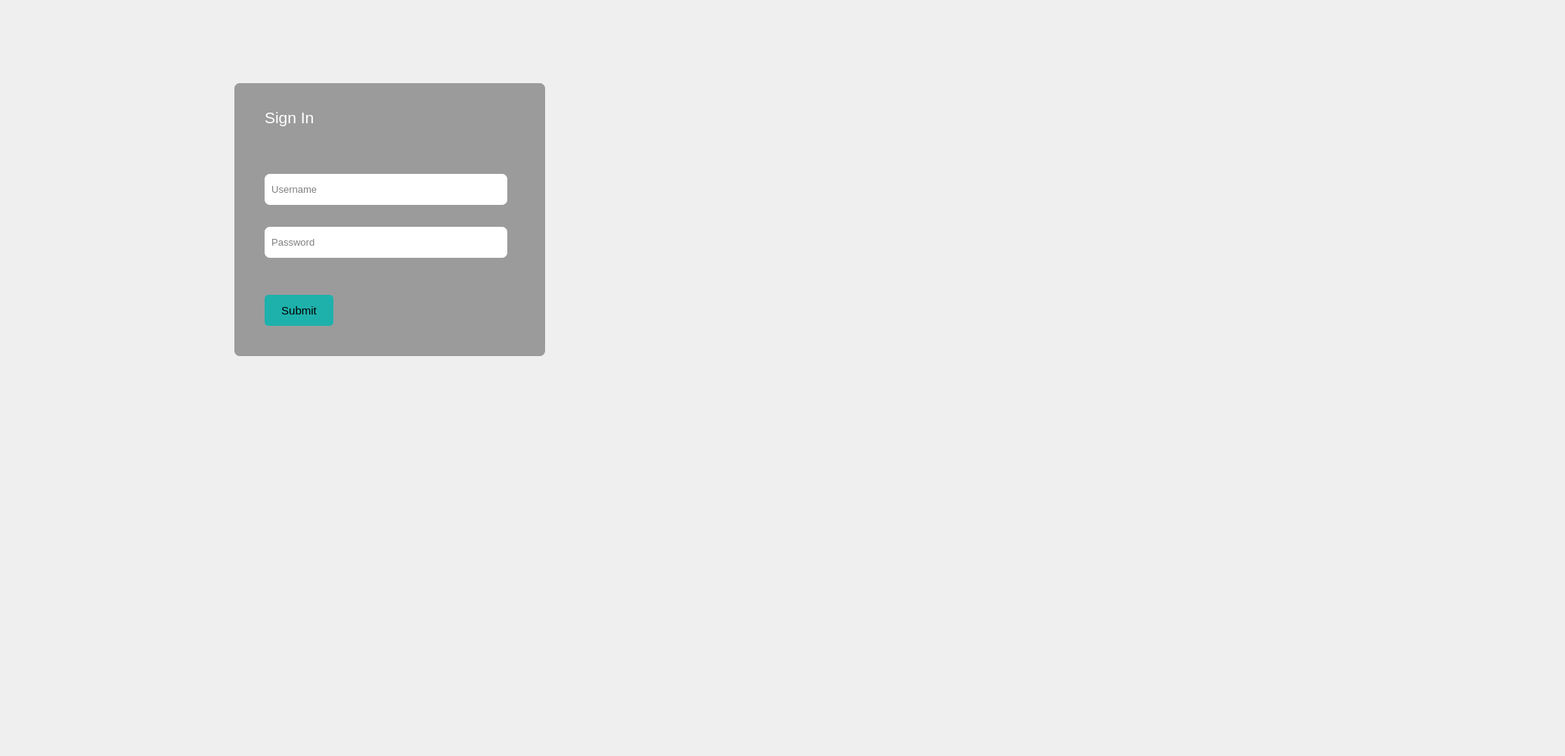
        <widget class="QWidget" name="pageLogin">
         <widget class="QLabel" name="label_2">
          <property name="geometry">
           <rect>
            <x>310</x>
            <y>110</y>
            <width>411</width>
            <height>361</height>
           </rect>
          </property>
          <property name="styleSheet">
           <string notr="true">background-color: rgba(97, 97, 97,150);
border-radius: 7px</string>
          </property>
          <property name="text">
           <string/>
          </property>
         </widget>
         <widget class="QLabel" name="label_3">
          <property name="geometry">
           <rect>
            <x>350</x>
            <y>140</y>
            <width>91</width>
            <height>31</height>
           </rect>
          </property>
          <property name="font">
           <font>
            <family>Segoe UI</family>
            <pointsize>16</pointsize>
           </font>
          </property>
          <property name="styleSheet">
           <string notr="true">color: rgb(255, 255, 255);</string>
          </property>
          <property name="text">
           <string>Sign In</string>
          </property>
         </widget>
         <widget class="QLineEdit" name="led_pageSignin_password">
          <property name="geometry">
           <rect>
            <x>350</x>
            <y>300</y>
            <width>321</width>
            <height>41</height>
           </rect>
          </property>
          <property name="font">
           <font>
            <pointsize>10</pointsize>
           </font>
          </property>
          <property name="styleSheet">
           <string notr="true">border-radius:7px</string>
          </property>
          <property name="echoMode">
           <enum>QLineEdit::PasswordEchoOnEdit</enum>
          </property>
          <property name="placeholderText">
           <string>  Password</string>
          </property>
         </widget>
         <widget class="QPushButton" name="btn_pageSignin_submit">
          <property name="geometry">
           <rect>
            <x>350</x>
            <y>390</y>
            <width>91</width>
            <height>41</height>
           </rect>
          </property>
          <property name="font">
           <font>
            <pointsize>11</pointsize>
           </font>
          </property>
          <property name="styleSheet">
           <string notr="true">background-color: rgb(30, 177, 172);
border-radius:5px</string>
          </property>
          <property name="text">
           <string>Submit</string>
          </property>
          <property name="shortcut">
           <string>Return</string>
          </property>
         </widget>
         <widget class="QLineEdit" name="led_pageSignin_username">
          <property name="geometry">
           <rect>
            <x>350</x>
            <y>230</y>
            <width>321</width>
            <height>41</height>
           </rect>
          </property>
          <property name="font">
           <font>
            <pointsize>10</pointsize>
           </font>
          </property>
          <property name="styleSheet">
           <string notr="true">border-radius:7px</string>
          </property>
          <property name="echoMode">
           <enum>QLineEdit::Normal</enum>
          </property>
          <property name="placeholderText">
           <string>  Username</string>
          </property>
          <property name="clearButtonEnabled">
           <bool>false</bool>
          </property>
         </widget>
         <widget class="QLabel" name="lbl_pageSignin_username">
          <property name="geometry">
           <rect>
            <x>360</x>
            <y>270</y>
            <width>291</width>
            <height>20</height>
           </rect>
          </property>
          <property name="font">
           <font>
            <pointsize>9</pointsize>
           </font>
          </property>
          <property name="styleSheet">
           <string notr="true">color:rgb(244, 0, 4)</string>
          </property>
          <property name="text">
           <string/>
          </property>
         </widget>
         <widget class="QLabel" name="label_11">
          <property name="geometry">
           <rect>
            <x>-190</x>
            <y>-140</y>
            <width>2061</width>
            <height>991</height>
           </rect>
          </property>
          <property name="text">
           <string/>
          </property>
          <property name="pixmap">
           <pixmap resource="resources.qrc">:/images/icons/chicks_.jpg</pixmap>
          </property>
          <property name="scaledContents">
           <bool>true</bool>
          </property>
         </widget>
         <widget class="QLabel" name="lbl_pageSignin_password">
          <property name="geometry">
           <rect>
            <x>360</x>
            <y>340</y>
            <width>291</width>
            <height>20</height>
           </rect>
          </property>
          <property name="font">
           <font>
            <pointsize>9</pointsize>
           </font>
          </property>
          <property name="styleSheet">
           <string notr="true">color:rgb(244, 0, 4)</string>
          </property>
          <property name="text">
           <string/>
          </property>
         </widget>
         <zorder>label_11</zorder>
         <zorder>label_2</zorder>
         <zorder>label_3</zorder>
         <zorder>btn_pageSignin_submit</zorder>
         <zorder>lbl_pageSignin_username</zorder>
         <zorder>lbl_pageSignin_password</zorder>
         <zorder>led_pageSignin_username</zorder>
         <zorder>led_pageSignin_password</zorder>
        </widget>
